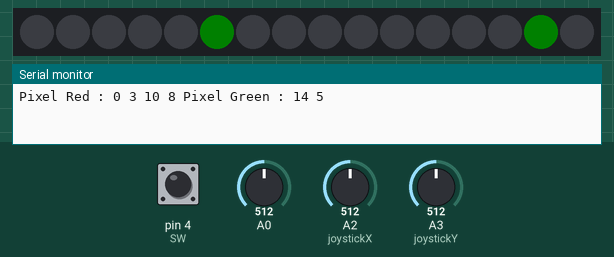
Bench run of a sketch on a simulated Arduino Uno, built with avr-gcc and run on an emulated ATmega328P. On the bench: 16 RGB LEDs in strip order, left to right, the last lines printed to the serial monitor. The test bench sets the inputs (shaded band); at power-on: A3 (joystickY) = 512, pin 4 (SW) HIGH, A0 = 512, A2 (joystickX) = 512. Dim RGB values are drawn brighter than linear; random numbers use the default seed unless the sketch sets one.

Above: at 7.2 s.
7.3 s: A3 (joystickY) set to 689
8.8 s: A3 (joystickY) set to 711
At 9.4 s:
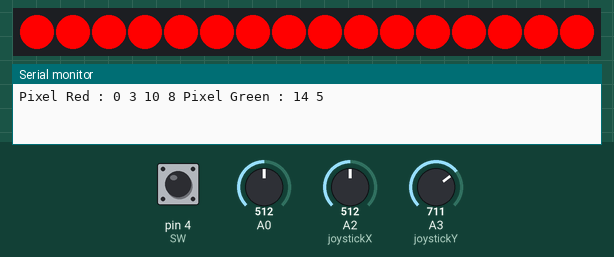
At 14.6 s:
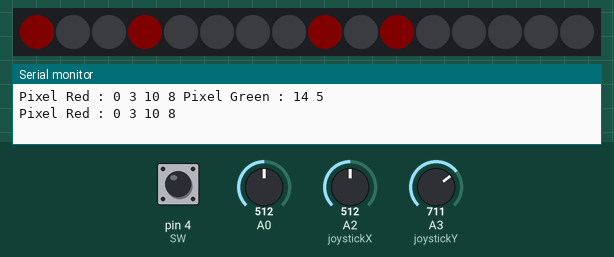
Timing chart, 0 to 16.1 s (numbered marks = the images above; inputs shaded):
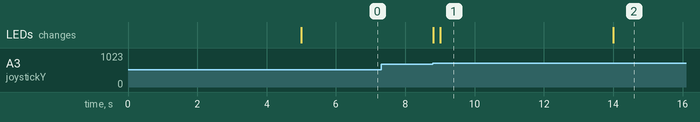

The sketch:

Game_Console_Arduino.ino
```cpp
#include <Arduino.h>
#include <Adafruit_NeoPixel.h>
#define SW 4
Adafruit_NeoPixel matrix(16, 6, NEO_GRB + NEO_KHZ800);

void(*resetFunc)(void) = 0;
int joystickX = A2;
int joystickY = A3;
int randomNum[6];
int position[2] = {0, 0};
// bool touch = false;

int convertPosition(int pos) {
  int row = pos / 4;
  int col = pos % 4;
  if (row % 2 == 1) {
    col = 3 - col;
  }
  return row * 4 + col;
}

void setup() {
  matrix.begin();
  matrix.show();
  Serial.begin(9600);
  randomSeed(analogRead(A0));
  pinMode(SW, INPUT_PULLUP);

  matrix.clear();
  int count = 0;

  while (count < 6) {
    int r = random(16);
    bool isReject = false;

      for (int i = 0; i < count; i++) {
        if ((randomNum[i] == r) || (randomNum[i] == r+1) || (randomNum[i] == r-1 )) {
          isReject = true;
          break;
        }
      }

  if (!isReject) {
    randomNum[count] = r;
    count++;
      }
    }
    matrix.clear();

    Serial.print("Pixel Red : ");
    for (int i = 0; i<4; i++) {
      Serial.print(randomNum[i]);
      Serial.print(" ");
      matrix.setPixelColor(randomNum[i], 5, 0, 0);
    }
    matrix.show();
    delay(5000);
    matrix.clear();

    Serial.print("Pixel Green : ");
    for (int i = 4; i<6; i++) {

      Serial.print(randomNum[i]);
      Serial.print(" ");
      matrix.setPixelColor(randomNum[i], 0, 5, 0);
    }
    Serial.println();
    matrix.show();
    delay(1000);


    position[0] = randomNum[4];
    position[1] = randomNum[5];
}

void loop() {
  int xValue = analogRead(joystickX);
  int yValue = analogRead(joystickY);

  if (xValue < 300 && position[0] % 4 > 0) {
    position[0]--;
    matrix.clear();
    int ledNumber = convertPosition(position[0]);
    matrix.setPixelColor(ledNumber, 0, 5, 0);
    matrix.setPixelColor(position[1], 0, 5, 0);
    matrix.show();
    delay(200);
  }
  if (xValue > 700 && position[0] % 4 < 3) {
    position[0]++;
    matrix.clear();
    int ledNumber = convertPosition(position[0]);
    matrix.setPixelColor(ledNumber, 0, 5, 0);
    matrix.setPixelColor(position[1], 0, 5, 0);
    matrix.show();
    delay(200);
  }
  if (yValue < 300 && position[0] < 12) {
    position[0] = position[0] + 4;
    matrix.clear();
    int ledNumber = convertPosition(position[0]);
    matrix.setPixelColor(ledNumber, 0, 5, 0);
    matrix.setPixelColor(position[1], 0, 5, 0);
    matrix.show();
    delay(200);
  }
  if (yValue > 700 && position[0] >= 4) {
    position[0] = position[0] - 4;
    matrix.clear();
    int ledNumber = convertPosition(position[0]);
    matrix.setPixelColor(ledNumber, 0, 5, 0);
    matrix.setPixelColor(position[1], 0, 5, 0);
    matrix.show();
    delay(200);
  }

  for (int i = 0; i < 4; i++) {
    if (convertPosition(position[0]) == convertPosition(randomNum[i])) {
      matrix.fill(matrix.Color(255, 0, 0));
      matrix.show();
      delay(5000);
      resetFunc();
    }
  }

  for (int i = 0; i < 4; i++) {
    if (convertPosition(position[0]) == convertPosition(position[1])) {
      matrix.fill(matrix.Color(0, 255, 0));
      matrix.show();
      delay(5000);
      resetFunc();
    }
  }

  if (digitalRead(SW) == LOW) {
    delay(50);
    resetFunc();
  }
}
```

Measured:
- the behaviour switches between 700 and 701 on A3 (joystickY) (found by bisection; images 0 and 1)
- after the input at 7.3 s, every drawn part: stays the same
- after the input at 8.8 s, the LEDs: first change at once (image 1 shows a later state)
- what the display in image 1 shows lasts 5.0 s, from 9.0 s to 14.0 s
